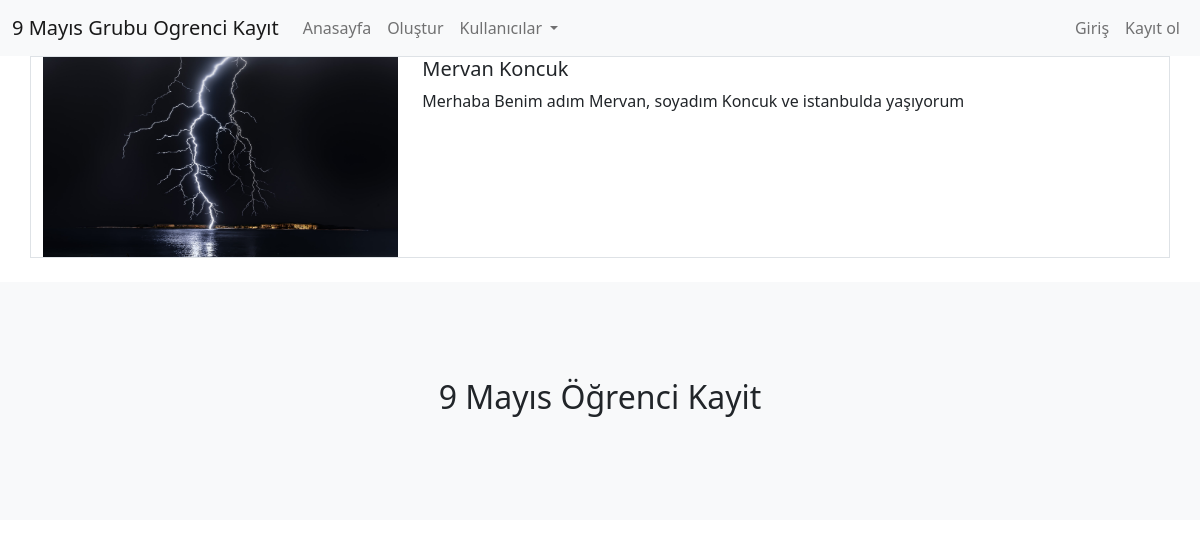
The page /details/1 on the database its author committed.
### ogrenciler/models.py (models this page shows, shortened)
class Ogrenci(models.Model):
    isim_soyisim = models.CharField(max_length=100, verbose_name="İsim-Soyisim")
    hakkimda = models.TextField(max_length=300, verbose_name="Hakkımda")
    resim = models.FileField(upload_to="ogrenciResmi/", null=True, blank=True, verbose_name="Öğrenci Resmi")
    olusturan = models.ForeignKey(User, on_delete=models.CASCADE, null=True)

### ogrenciler/views.py (the view)
# urls.py: path("details/<int:id>", details, name="detail"),
def details(request, id):
    ogrenci = Ogrenci.objects.filter(id = id)
    context = {
        'ogrenci':ogrenci
    }
    return render(request, "details.html", context)

### ogrenciler/templates/details.html
{% extends "index.html" %}
{% load static %}
{% block content %}
    <div class="container">
        <div class="row border">
            {% for i in ogrenci %}
                <div class="col-4">
                    <img src="{{i.resim.url}}" width="100%" height="200" alt="">
                </div>
                <div class="col-8">
                    <h5>{{i.isim_soyisim}}</h5>
                    <p>{{i.hakkimda}}</p>
                </div>
            {% endfor %}
        </div>
      </div>
{% endblock content %}

### rows shown on the page
Ogrenci: resim (picture), isim_soyisim "Mervan Koncuk", hakkimda "Merhaba Benim adım Mervan, soyadım Koncuk ve istanbulda yaşıyorum"
